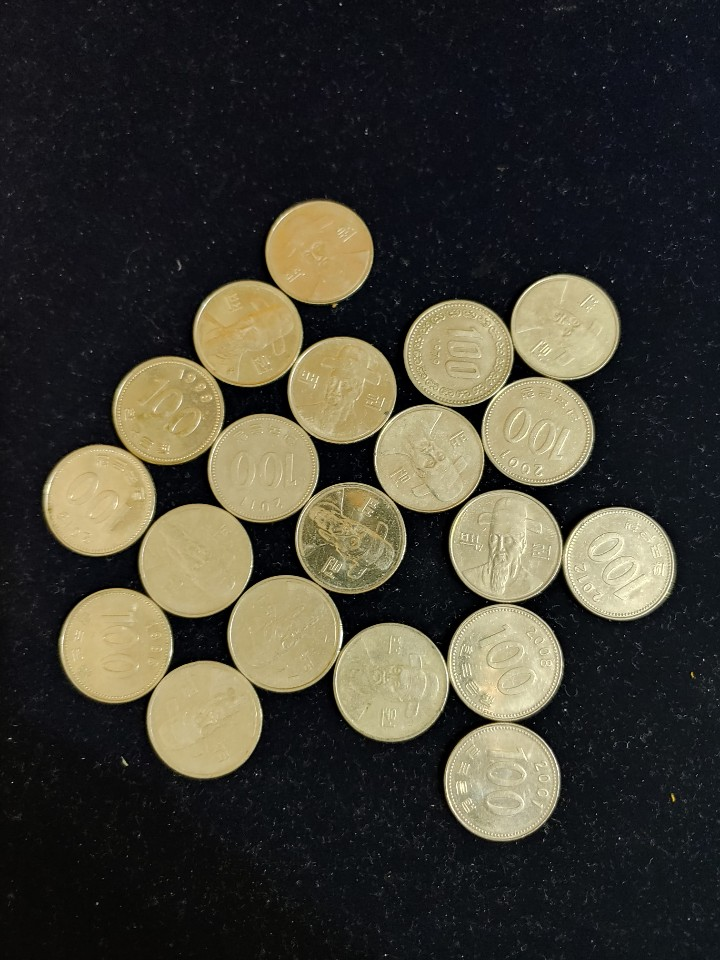
//> input picture images/coin_B16.jpg, 720 x 960 px
$ ./10-2.coin_count2   (built with g++ and OpenCV 4)
//> lines starting //> are read from the running program, lines starting //| are printed output that depends on the picture; after the words box and inside, x2 and y2 are one past the last pixel; in counts of white or black regions, pixels touching at a corner belong together
// g++ $(pkg-config --cflags --libs opencv) -std=c++11 10-2.coin_count.cpp -o 10-1.coin_count
#include "opencv2/opencv.hpp"
#include <iostream>

using namespace cv;
using namespace std;

int main() {
	Mat img = imread("images/coin_B16.jpg");
//> img is the input picture: 960 rows x 720 cols, CV_8UC3; mean B, G, R 52.3, 62.8, 65.6
	Mat src_gray, src, gray, bin, open, dist, dist_norm, sure_bg, sure_fg, morph;

	float width = 500;
	float height = width * ((double)img.rows / (double)img.cols);
//> height = 666.7

	resize(img, src, Size(width, height));
	imshow("input", src);

	cvtColor(src, src_gray, COLOR_BGR2GRAY);
	GaussianBlur(src_gray, gray, Size(11, 11), 1.5, 1.5);
	imshow("gray", gray);

	threshold(gray, bin, 0, 255, THRESH_OTSU | THRESH_BINARY);
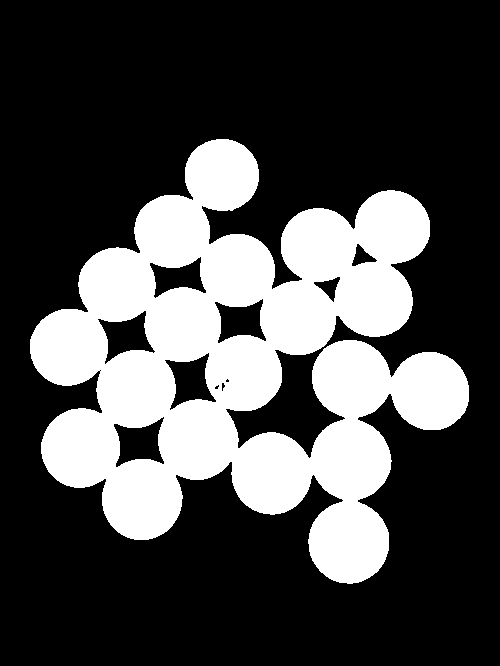
//> bin: 666 rows x 500 cols, CV_8UC1; 28.6% white; 1 white region, box (x1, y1, x2, y2) and area: (30, 139, 469, 584) 95188
	//imshow("OTSU", bin);
	medianBlur(bin, bin, 11);
	medianBlur(bin, bin, 5);
//> bin: 666 rows x 500 cols, CV_8UC1; 28.8% white; 1 white region, box (x1, y1, x2, y2) and area: (30, 139, 469, 584) 95974
	imshow("binary image (OTSU + median)", bin);

	Mat element5x5 = getStructuringElement(MORPH_ELLIPSE, Size(5, 5));
	Mat element3x3 = getStructuringElement(MORPH_ELLIPSE, Size(3, 3));
	morphologyEx(bin, open, MORPH_OPEN, element3x3, Point(-1, -1), 2);
	//imshow("opening", open);

	dilate(open, sure_bg, element3x3, Point(-1, -1), 3);
//> sure_bg: 666 rows x 500 cols, CV_8UC1; 31.8% white; 1 white region, box (x1, y1, x2, y2) and area: (27, 136, 472, 587) 105877
	//imshow("sure_bg (close)", sure_bg);

	Mat dist_8U;
	//	distanceTransform(open, dist, CV_DIST_L2, 5);
	distanceTransform(open, dist, DIST_L2, 5);
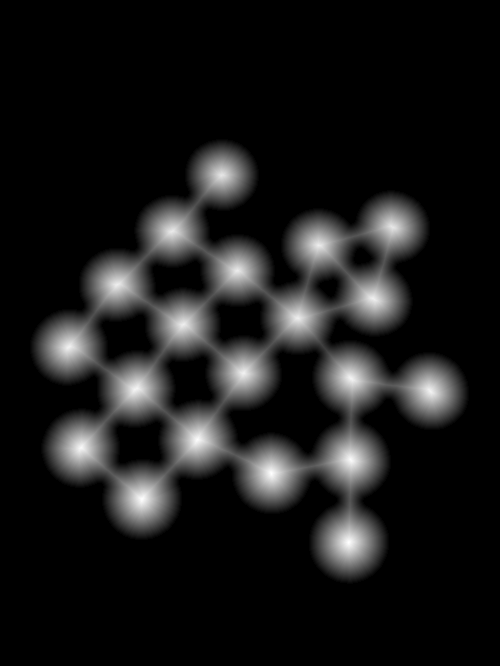
//> dist: 666 rows x 500 cols, CV_32FC1; min 0, max 39.54, mean 4; drawn with min black and max white
	normalize(dist, dist_norm, 0, 1, NORM_MINMAX);
	dist_norm = dist_norm * 255;
	dist_norm.convertTo(dist_8U, CV_8U);
	imshow("normalize", dist_8U);

	double minv, maxv;
	minMaxIdx(dist_8U, &minv, &maxv);
//> minv = 0; maxv = 255
	threshold(dist_8U, sure_fg, maxv * 0.6, 255, THRESH_BINARY);
//> sure_fg: 666 rows x 500 cols, CV_8UC1; 4.4% white; 20 white regions, largest, box (x1, y1, x2, y2) and area: (125, 482, 159, 517) 914, (254, 456, 291, 491) 904, (181, 423, 216, 457) 903
	dilate(sure_fg, sure_fg, element5x5, Point(-1, -1), 2);
//> sure_fg: 666 rows x 500 cols, CV_8UC1; 7.1% white; 20 white regions, largest, box (x1, y1, x2, y2) and area: (121, 478, 163, 521) 1416, (177, 419, 220, 461) 1411, (250, 452, 295, 495) 1402
	imshow("dist_thresh", sure_fg);


	//*** special post processing
	imshow("final fg", sure_fg);

	Mat unknown;
	subtract(sure_bg, sure_fg, unknown);
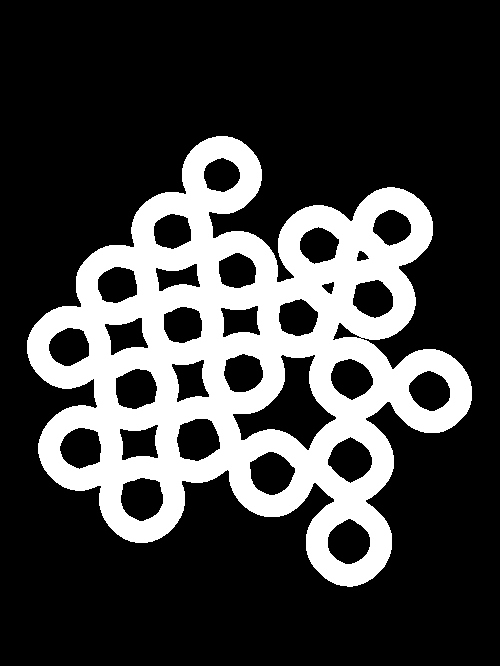
//> unknown: 666 rows x 500 cols, CV_8UC1; 24.6% white; 1 white region
	imshow("unknown", unknown);

	// Find total markers
	vector<vector<Point> > contours;
	findContours(sure_fg.clone(), contours, RETR_EXTERNAL, CHAIN_APPROX_SIMPLE);
//> contours = 20 contours; largest, box (x1, y1, x2, y2) and area: (121, 478, 163, 521) 1352, (177, 419, 220, 461) 1346, (250, 452, 295, 495) 1342, (328, 519, 370, 564) 1337, (328, 437, 372, 483) 1298

	// Create the marker image for the watershed algorithm
	Mat markers = Mat::zeros(sure_bg.size(), CV_8UC1);
	// Draw the foreground markers
	for (size_t i = 0; i < contours.size(); i++){
		drawContours(markers, contours, i, Scalar(static_cast<int>(i) + 1), -1);
	}
//> this loop made 20 passes
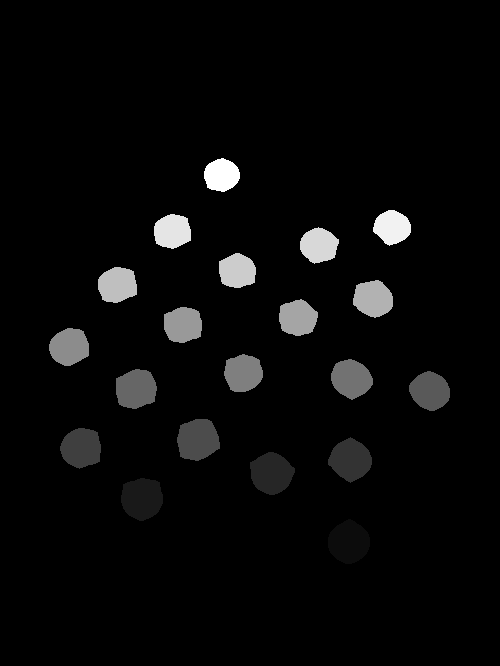
//> markers: 666 rows x 500 cols, CV_8UC1; min 0, max 20, mean 0.7; drawn with min black and max white
	markers = markers + 1; // make bg == 1
	int coin_num = contours.size();
//> coin_num = 20

	// Draw the background marker
	bitwise_not(unknown, unknown); // make unknown region a zero
//> unknown: 666 rows x 500 cols, CV_8UC1; 75.4% white; 1 black region, box (x1, y1, x2, y2) and area: (27, 136, 472, 587) 82071
	bitwise_and(unknown, markers, markers);

	Mat colormap;
	applyColorMap(markers * (255.0 / (coin_num + 1)), colormap, COLORMAP_JET);
	imshow("colormapped markers", colormap);

	markers.convertTo(markers, CV_32S);
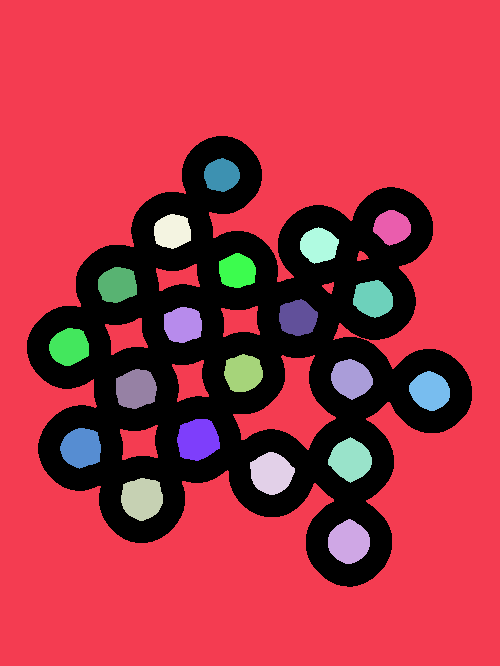
//> markers: 666 rows x 500 cols, CV_32SC1; 22 distinct labels, from 0 to 21; one colour per label, 0 black
	//imshow("Markers", markers * 10000);

	Mat imgResult(src);
	// Perform the watershed algorithm
	watershed(imgResult, markers);
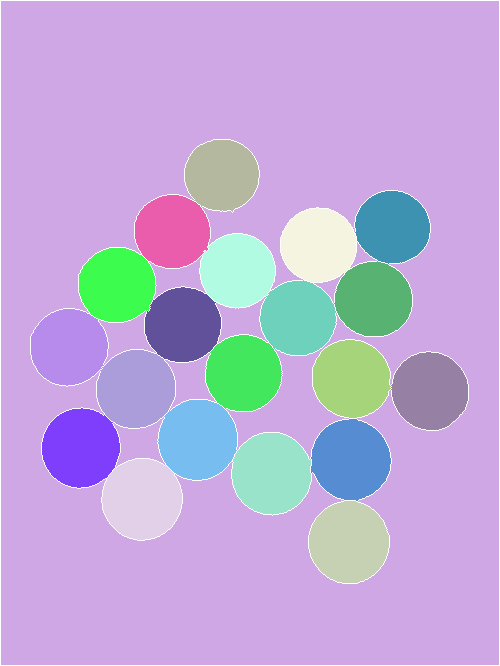
//> markers: 666 rows x 500 cols, CV_32SC1; 22 distinct labels, from -1 to 21; one colour per label, 0 black, -1 white

	//imshow("watershed result", markers*(80000.0/(float)coin_num));

	// Generate random colors
	vector<Vec3b> colors;
	for (size_t i = 0; i < contours.size() + 1; i++)
	{
		int b = theRNG().uniform(0, 256);
		int g = theRNG().uniform(0, 256);
		int r = theRNG().uniform(0, 256);
		colors.push_back(Vec3b((uchar)b, (uchar)g, (uchar)r));
	}
//> this loop made 21 passes
	// Create the result image
	Mat dst = Mat::zeros(markers.size(), CV_8UC3);
	// Fill labeled objects with random colors
	for (int i = 0; i < markers.rows; i++)
	{
		for (int j = 0; j < markers.cols; j++)
		{
			int index = markers.at<int>(i, j);
			if (index == 255) {    // background
				dst.at<Vec3b>(i, j) = Vec3b(255, 255, 0);
			}
			else if (index == -1) { // border
				dst.at<Vec3b>(i, j) = Vec3b(0, 0, 0);
			}
			else if (index > 0 && index <= static_cast<int>(contours.size()))
			{
				dst.at<Vec3b>(i, j) = colors[index - 1];
			}
		}
	}
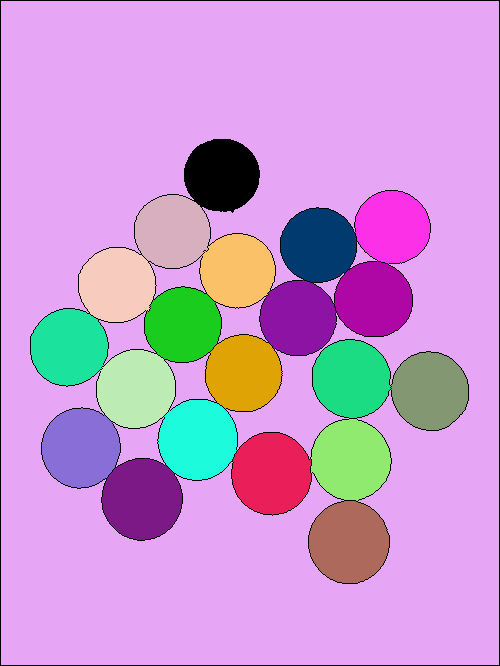
//> dst: 666 rows x 500 cols, CV_8UC3; mean B, G, R 209.4, 153.1, 200.3
	// Visualize the final image
	imshow("result", dst);

	waitKey(0);
	return coin_num;
}

$ run again, with images/coin_B14.jpg copied over images/coin_B16.jpg
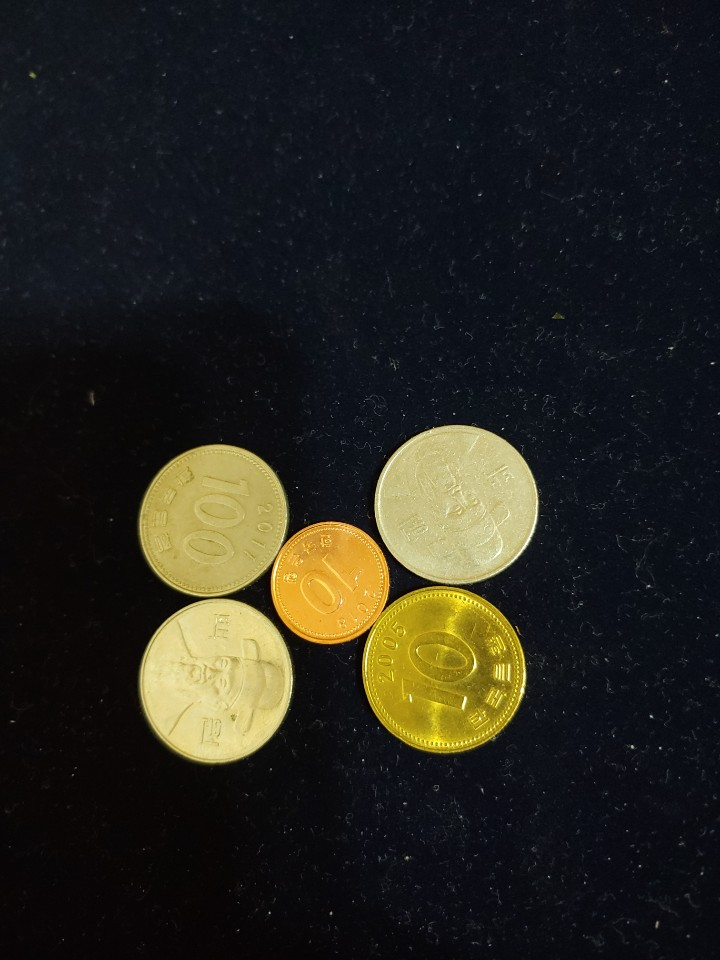
//> input picture images/coin_B14.jpg, 720 x 960 px
//> img is the input picture: 960 rows x 720 cols, CV_8UC3; mean B, G, R 30.6, 37.7, 38.8
//> sure_bg: 666 rows x 500 cols, CV_8UC1; 14.4% white; 1 white region, box (x1, y1, x2, y2) and area: (93, 292, 377, 533) 48044
//> minv = 0; maxv = 255
//> contours = 5 contours; box (x1, y1, x2, y2) and area: (281, 435, 337, 493) 2374, (289, 324, 345, 378) 2228, (126, 443, 175, 501) 2041, (125, 337, 171, 386) 1584, (217, 391, 242, 418) 466
//> the loop `for (size_t i = 0; i < contours.size(); i++)` made 5 passes
//> coin_num = 5
//> the loop `for (size_t i = 0; i < contours.size() + 1; i++)` made 6 passes
//> after the loop `for (int i = 0; i < markers.rows; i++)`:
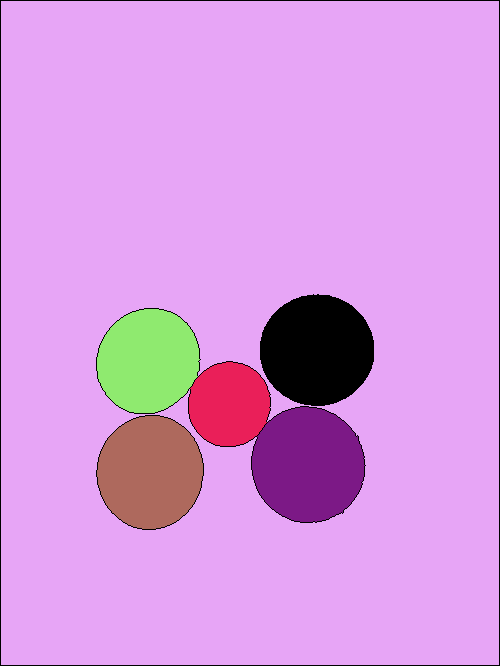
//> dst: 666 rows x 500 cols, CV_8UC3; mean B, G, R 222.3, 151.9, 214.6
